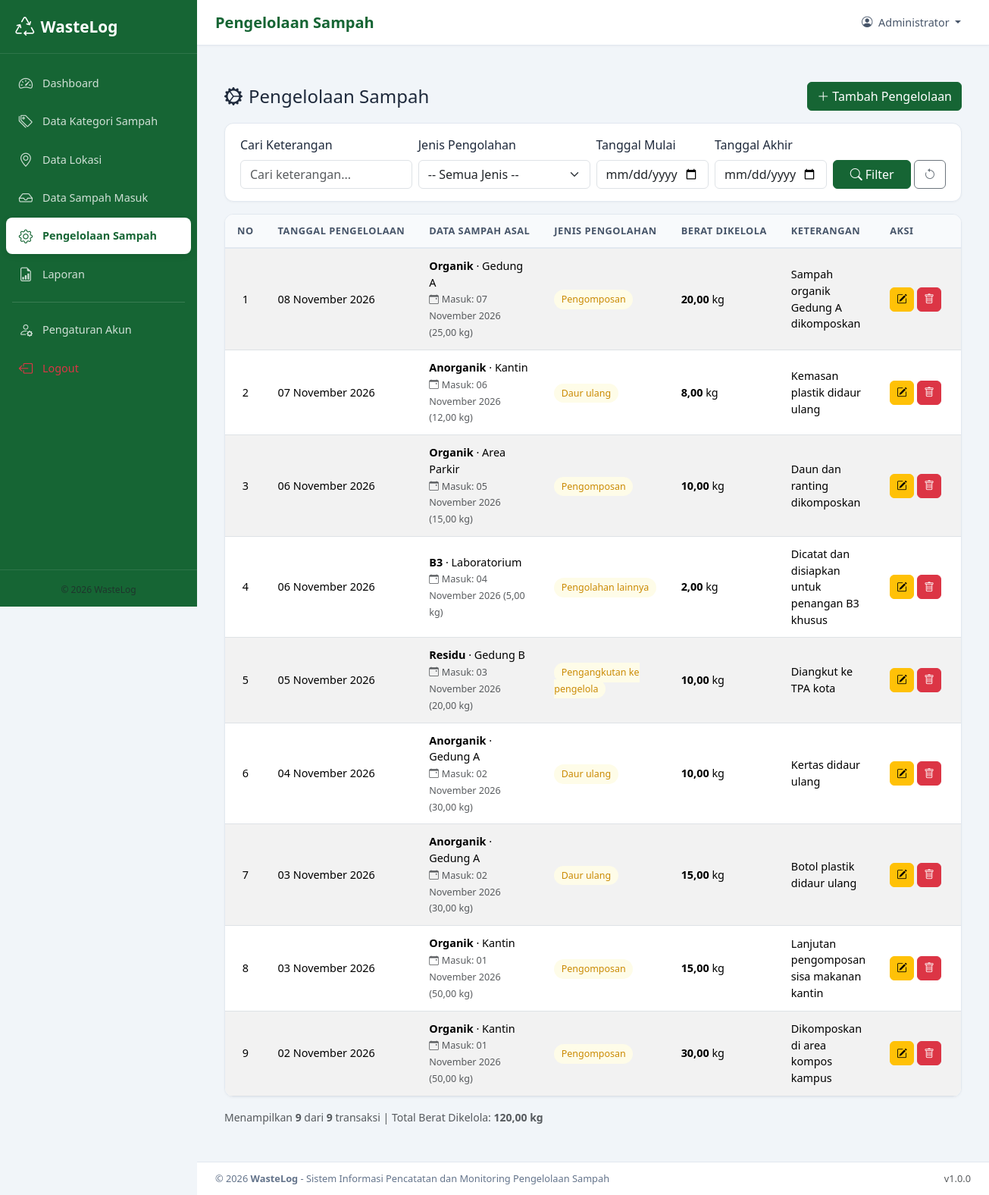
The page /pengelolaan/index.php (signed in) on the database its author committed.
### tables this page shows
CREATE TABLE `pengelolaan` (
    `id`              INT NOT NULL AUTO_INCREMENT,
    `sampah_id`       INT NOT NULL,
    `tanggal`         DATE NOT NULL,
    `jenis_pengolahan` VARCHAR(100) NOT NULL,
    `berat_dikelola`  DECIMAL(10,2) NOT NULL,
    `keterangan`      TEXT,
    `created_at`      TIMESTAMP DEFAULT CURRENT_TIMESTAMP,
    PRIMARY KEY (`id`),
    KEY `idx_sampah` (`sampah_id`),
    KEY `idx_tanggal_kelola` (`tanggal`),
    CONSTRAINT `fk_pengelolaan_sampah`
        FOREIGN KEY (`sampah_id`) REFERENCES `sampah_masuk`(`id`)
        ON UPDATE CASCADE ON DELETE RESTRICT
);

CREATE TABLE `kategori_sampah` (
    `id`             INT NOT NULL AUTO_INCREMENT,
    `nama_kategori`  VARCHAR(100) NOT NULL,
    `deskripsi`      TEXT,
    `created_at`     TIMESTAMP DEFAULT CURRENT_TIMESTAMP,
    PRIMARY KEY (`id`)
);

CREATE TABLE `lokasi` (
    `id`          INT NOT NULL AUTO_INCREMENT,
    `nama_lokasi` VARCHAR(100) NOT NULL,
    `alamat`      TEXT,
    `created_at`  TIMESTAMP DEFAULT CURRENT_TIMESTAMP,
    PRIMARY KEY (`id`)
);

CREATE TABLE `sampah_masuk` (
    `id`           INT NOT NULL AUTO_INCREMENT,
    `kategori_id`  INT NOT NULL,
    `lokasi_id`    INT NOT NULL,
    `tanggal`      DATE NOT NULL,
    `berat`        DECIMAL(10,2) NOT NULL,
    `keterangan`   TEXT,
    `created_at`   TIMESTAMP DEFAULT CURRENT_TIMESTAMP,
    PRIMARY KEY (`id`),
    KEY `idx_kategori` (`kategori_id`),
    KEY `idx_lokasi` (`lokasi_id`),
    KEY `idx_tanggal` (`tanggal`),
    CONSTRAINT `fk_sampah_kategori`
        FOREIGN KEY (`kategori_id`) REFERENCES `kategori_sampah`(`id`)
        ON UPDATE CASCADE ON DELETE RESTRICT,
    CONSTRAINT `fk_sampah_lokasi`
        FOREIGN KEY (`lokasi_id`) REFERENCES `lokasi`(`id`)
        ON UPDATE CASCADE ON DELETE RESTRICT
);

### config/koneksi.php (called while the page is built, shortened)
<?php
function e(?string $str): string {
    return htmlspecialchars($str ?? '', ENT_QUOTES, 'UTF-8');
}
function format_angka(float $num, int $decimals = 2): string {
    return number_format($num, $decimals, ',', '.');
}
function format_tanggal(string $date): string {
    $bulan = [
        1 => 'Januari', 'Februari', 'Maret', 'April', 'Mei', 'Juni',
        'Juli', 'Agustus', 'September', 'Oktober', 'November', 'Desember'
    ];
    $d = date_create($date);
    return date_format($d, 'd') . ' ' . $bulan[(int)date_format($d, 'n')] . ' ' . date_format($d, 'Y');
}
function paginate(PDO $pdo, string $query, array $params, int $page, int $perPage = 10): array {
    $countQuery = "SELECT COUNT(*) FROM (" . $query . ") AS count_table";
    $stmt = $pdo->prepare($countQuery);
    $stmt->execute($params);
    $total = (int) $stmt->fetchColumn();
    $totalPages = max(1, ceil($total / $perPage));
    $page = max(1, min($page, $totalPages));
    $offset = ($page - 1) * $perPage;
    $dataQuery = $query . " LIMIT " . (int)$perPage . " OFFSET " . (int)$offset;
    $stmt = $pdo->prepare($dataQuery);
    $stmt->execute($params);
    $data = $stmt->fetchAll();
    return [
        'data'        => $data,
        'total'       => $total,
        'page'        => $page,
        'per_page'    => $perPage,
        'total_pages' => $totalPages,
    ];
}

### pengelolaan/index.php (the view, shortened to what this page needs)
<?php
require_once __DIR__ . '/../config/koneksi.php';
$search       = trim($_GET['search'] ?? '');
$tgl_mulai    = trim($_GET['tanggal_mulai'] ?? '');
$tgl_akhir    = trim($_GET['tanggal_akhir'] ?? '');
$page         = max(1, (int)($_GET['page'] ?? 1));
$perPage      = 10;
$baseQuery = "
    FROM pengelolaan p
    JOIN sampah_masuk sm ON p.sampah_id = sm.id
    JOIN kategori_sampah ks ON sm.kategori_id = ks.id
    JOIN lokasi l ON sm.lokasi_id = l.id
";
$params     = [];
$whereClause = '';
$selectQuery = "SELECT p.*, sm.tanggal AS tanggal_masuk, sm.berat AS berat_masuk,
                       ks.nama_kategori, l.nama_lokasi
                {$baseQuery}{$whereClause}
                ORDER BY p.tanggal DESC, p.id DESC";
$pagination = paginate($pdo, $selectQuery, $params, $page, $perPage);
$stmtSummary = $pdo->prepare("SELECT COUNT(*) AS total_rows, COALESCE(SUM(p.berat_dikelola), 0) AS total_berat {$baseQuery}{$whereClause}");
$stmtSummary->execute($params);
$summary = $stmtSummary->fetch();
require_once __DIR__ . '/../includes/header.php';
require_once __DIR__ . '/../includes/sidebar.php';
require_once __DIR__ . '/../includes/navbar.php';
?>
<div class="container-fluid py-4">
    <div class="d-flex justify-content-between align-items-center mb-3">
        <h4 class="mb-0"><i class="bi bi-gear-wide-connected me-2"></i>Pengelolaan Sampah</h4>
        <a href="<?= BASE_URL ?>/pengelolaan/tambah.php" class="btn btn-primary">
            <i class="bi bi-plus-lg me-1"></i>Tambah Pengelolaan
        </a>
    </div>
    <div class="filter-bar mb-3">
        <form method="GET" action="">
            <div class="row g-2 align-items-end">
                <div class="col-md-3">
                    <label class="form-label">Cari Keterangan</label>
                    <input type="text" name="search" class="form-control" placeholder="Cari keterangan..." value="<?= e($search) ?>">
                </div>
                <div class="col-md-3">
                    <label class="form-label">Jenis Pengolahan</label>
                    <select name="jenis_pengolahan" class="form-select">
                        <option value="">-- Semua Jenis --</option>
                    </select>
                </div>
                <div class="col-md-2">
                    <label class="form-label">Tanggal Mulai</label>
                    <input type="date" name="tanggal_mulai" class="form-control" value="<?= e($tgl_mulai) ?>">
                </div>
                <div class="col-md-2">
                    <label class="form-label">Tanggal Akhir</label>
                    <input type="date" name="tanggal_akhir" class="form-control" value="<?= e($tgl_akhir) ?>">
                </div>
                <div class="col-md-2">
                    <div class="d-flex gap-1">
                        <button type="submit" class="btn btn-primary w-100">
                            <i class="bi bi-search me-1"></i>Filter
                        </button>
                        <a href="<?= BASE_URL ?>/pengelolaan/index.php" class="btn btn-outline-secondary" title="Reset Filter">
                            <i class="bi bi-arrow-counterclockwise"></i>
                        </a>
                    </div>
                </div>
            </div>
        </form>
    </div>
    <div class="table-wrapper">
        <table class="table table-striped table-hover align-middle mb-0">
            <thead>
                <tr>
                    <th style="width: 50px;">No</th>
                    <th>Tanggal Pengelolaan</th>
                    <th>Data Sampah Asal</th>
                    <th>Jenis Pengolahan</th>
                    <th>Berat Dikelola</th>
                    <th>Keterangan</th>
                    <th style="width: 110px;">Aksi</th>
                </tr>
            </thead>
            <tbody>
                <?php if (empty($pagination['data'])): ?>
                    <tr>
                        <td colspan="7" class="text-center py-4 text-muted">
                            <i class="bi bi-inbox fs-2 mb-2 d-block"></i>
                            Tidak ada data pengelolaan ditemukan.
                        </td>
                    </tr>
                <?php else: ?>
                    <?php
                    $no = ($pagination['page'] - 1) * $perPage + 1;
                    foreach ($pagination['data'] as $row):
                    ?>
                        <tr>
                            <td class="text-center"><?= $no++ ?></td>
                            <td><?= format_tanggal($row['tanggal']) ?></td>
                            <td>
                                <strong><?= e($row['nama_kategori']) ?></strong> &middot; <?= e($row['nama_lokasi']) ?>
                                <br>
                                <small class="text-muted">
                                    <i class="bi bi-calendar-event me-1"></i>Masuk: <?= format_tanggal($row['tanggal_masuk']) ?> (<?= format_angka($row['berat_masuk']) ?> kg)
                                </small>
                            </td>
                            <td>
                                <span class="badge-status badge-proses"><?= e($row['jenis_pengolahan']) ?></span>
                            </td>
                            <td><strong><?= format_angka($row['berat_dikelola']) ?></strong> kg</td>
                            <td><?= e($row['keterangan'] ?? '-') ?></td>
                            <td>
                                <div class="d-flex gap-1">
                                    <a href="<?= BASE_URL ?>/pengelolaan/edit.php?id=<?= (int)$row['id'] ?>"
                                       class="btn btn-sm btn-warning btn-action" title="Edit">
                                        <i class="bi bi-pencil-square"></i>
                                    </a>
                                    <form method="POST" action="<?= BASE_URL ?>/pengelolaan/hapus.php" class="d-inline">
                                        <button type="submit" class="btn btn-sm btn-danger btn-action btn-delete" title="Hapus">
                                            <i class="bi bi-trash"></i>
                                        </button>
                                    </form>
                                </div>
                            </td>
                        </tr>
                    <?php endforeach; ?>
                <?php endif; ?>
            </tbody>
        </table>
    </div>
    <div class="d-flex justify-content-between align-items-center mt-3 flex-wrap gap-2">
        <div class="text-muted small">
            Menampilkan <strong><?= count($pagination['data']) ?></strong> dari <strong><?= (int)$summary['total_rows'] ?></strong> transaksi | Total Berat Dikelola: <strong><?= format_angka($summary['total_berat']) ?> kg</strong>
        </div>
    </div>
</div>
<?php require_once __DIR__ . '/../includes/footer.php'; ?>

### assets/css/style.css (style rules this page uses)
:root { --primary: #166534; --primary-light: #22C55E; --primary-dark: #14532d; --primary-bg: #f0fdf4; --sidebar-width: 260px; --navbar-height: 60px; --transition: 0.3s ease; }
* { box-sizing: border-box; }
body { font-family: 'Segoe UI', system-ui, -apple-system, sans-serif; background: #f1f5f9; color: #1e293b; margin: 0; min-height: 100vh; }
a { text-decoration: none; }
.table-wrapper { background: #fff; border-radius: 0.75rem; border: 1px solid #e2e8f0; box-shadow: 0 1px 3px rgba(0,0,0,0.04); overflow: hidden; }
.table-wrapper .table { margin: 0; }
.table thead th { background: #f8fafc; color: #475569; font-size: 0.8rem; text-transform: uppercase; letter-spacing: 0.5px; font-weight: 600; border-bottom: 2px solid #e2e8f0; white-space: nowrap; padding: 0.75rem 1rem; }
.table tbody td { padding: 0.75rem 1rem; vertical-align: middle; font-size: 0.9rem; }
.table-striped tbody tr:nth-child(even) { background: #f8fafc; }
.badge-status { padding: 0.35em 0.75em; border-radius: 50px; font-size: 0.78rem; font-weight: 500; }
.badge-proses { background: #fefce8; color: #ca8a04; }
.btn-primary { background: var(--primary); border-color: var(--primary); }
.btn-action { width: 32px; height: 32px; display: inline-flex; align-items: center; justify-content: center; border-radius: 0.375rem; padding: 0; font-size: 0.85rem; }
.filter-bar { background: #fff; border-radius: 0.75rem; padding: 1rem 1.25rem; border: 1px solid #e2e8f0; margin-bottom: 1rem; box-shadow: 0 1px 3px rgba(0,0,0,0.04); }

### rows shown on the page
pengelolaan: tanggal "08 November 2026", kategori_sampah.nama_kategori "Organik", lokasi.nama_lokasi "Gedung A", sampah.tanggal "07 November 2026", sampah.berat "25,00", jenis_pengolahan "Pengomposan", berat_dikelola "20,00", keterangan "Sampah organik Gedung A dikomposkan"
pengelolaan: tanggal "07 November 2026", kategori_sampah.nama_kategori "Anorganik", lokasi.nama_lokasi "Kantin", sampah.tanggal "06 November 2026", sampah.berat "12,00", jenis_pengolahan "Daur ulang", berat_dikelola "8,00", keterangan "Kemasan plastik didaur ulang"
pengelolaan: tanggal "06 November 2026", kategori_sampah.nama_kategori "Organik", lokasi.nama_lokasi "Area Parkir", sampah.tanggal "05 November 2026", sampah.berat "15,00", jenis_pengolahan "Pengomposan", berat_dikelola "10,00", keterangan "Daun dan ranting dikomposkan"
pengelolaan: tanggal "06 November 2026", kategori_sampah.nama_kategori "B3", lokasi.nama_lokasi "Laboratorium", sampah.tanggal "04 November 2026", sampah.berat "5,00", jenis_pengolahan "Pengolahan lainnya", berat_dikelola "2,00", keterangan "Dicatat dan disiapkan untuk penangan B3 khusus"
pengelolaan: tanggal "05 November 2026", kategori_sampah.nama_kategori "Residu", lokasi.nama_lokasi "Gedung B", sampah.tanggal "03 November 2026", sampah.berat "20,00", jenis_pengolahan "Pengangkutan ke pengelola", berat_dikelola "10,00", keterangan "Diangkut ke TPA kota"
pengelolaan: tanggal "04 November 2026", kategori_sampah.nama_kategori "Anorganik", lokasi.nama_lokasi "Gedung A", sampah.tanggal "02 November 2026", sampah.berat "30,00", jenis_pengolahan "Daur ulang", berat_dikelola "10,00", keterangan "Kertas didaur ulang"
pengelolaan: tanggal "03 November 2026", kategori_sampah.nama_kategori "Anorganik", lokasi.nama_lokasi "Gedung A", sampah.tanggal "02 November 2026", sampah.berat "30,00", jenis_pengolahan "Daur ulang", berat_dikelola "15,00", keterangan "Botol plastik didaur ulang"
pengelolaan: tanggal "03 November 2026", kategori_sampah.nama_kategori "Organik", lokasi.nama_lokasi "Kantin", sampah.tanggal "01 November 2026", sampah.berat "50,00", jenis_pengolahan "Pengomposan", berat_dikelola "15,00", keterangan "Lanjutan pengomposan sisa makanan kantin"
pengelolaan: tanggal "02 November 2026", kategori_sampah.nama_kategori "Organik", lokasi.nama_lokasi "Kantin", sampah.tanggal "01 November 2026", sampah.berat "50,00", jenis_pengolahan "Pengomposan", berat_dikelola "30,00", keterangan "Dikomposkan di area kompos kampus"

### other values the page prints
APP_NAME "WasteLog"
$page_title "Pengelolaan Sampah"
$_SESSION['user_nama'] "Administrator"
count($pagination['data']) "9"
$summary['total_rows'] "9"
format_angka($summary['total_berat']) "120,00"
